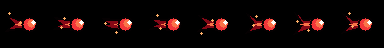
#> input picture Assets/Resources/VFX/FireGod/FireGodFlameProjectile.png, 384 x 48 px
$ python Test-FireGodVfx.py
#> lines starting #> are read from the running program, lines starting #| are printed output that depends on the picture; after the words box and inside, x2 and y2 are one past the last pixel; in counts of white or black regions, pixels touching at a corner belong together
from pathlib import Path

import cv2
import numpy as np


ROOT = Path(__file__).resolve().parents[1]
VFX = ROOT / "Assets/Resources/VFX/FireGod"
SHEETS = {
    "FireGodFlameProjectile.png": (48, 48, 8, 7.0),
    "FireGodFlameImpact.png": (64, 64, 8, 3.0),
    "FireGodAshOne.png": (32, 32, 8, 4.0),
    "FireGodAshTwo.png": (32, 32, 8, 2.0),
    "FireGodAshSigil.png": (64, 64, 8, 2.0),
    "FireGodAshWarning.png": (64, 64, 6, 2.0),
    "FireGodAshDetonation.png": (96, 96, 10, 3.0),
    "FireGodHellfireImpact.png": (128, 128, 12, 5.0),
    "FireGodMagmaLoop.png": (128, 128, 8, 4.0),
    "FireGodMagmaBurst.png": (128, 128, 10, 5.0),
    "FireGodCrimsonGaleCore.png": (256, 160, 48, 105.0),
    "FireGodCrimsonGaleRibbon.png": (256, 160, 48, 110.0),
    "FireGodCrimsonGaleSparks.png": (256, 160, 48, 145.0),
    "FireGodCrimsonGaleImpact.png": (256, 160, 48, 150.0),
    "FireGodCrimsonGaleResidue.png": (256, 160, 48, 3.0),
    "FireGodScorchLoop.png": (192, 128, 8, 5.0),
    "FireGodFirestormConvert.png": (192, 192, 10, 12.0),
    "FireGodFirestormLoop.png": (192, 192, 8, 8.0),
    "FireGodFlameShieldSpawn.png": (96, 96, 8, 4.0),
    "FireGodFlameShieldLoop.png": (96, 96, 8, 4.0),
    "FireGodFlameShieldBreak.png": (96, 96, 6, 6.0),
    "FireGodHeatAura.png": (96, 96, 8, 4.0),
    "FireGodEmberProjectile.png": (48, 48, 8, 7.0),
    "FireGodEmberIgnite.png": (64, 64, 6, 4.0),
    "FireGodAshDissolve.png": (96, 96, 10, 18.0),
}

SPECTACLE_SHEETS = {
    filename for filename in SHEETS if filename.startswith("FireGodCrimsonGale")
}


def main():
    spectacle_colors = []
    for filename, (width, height, count, max_center_drift) in SHEETS.items():
        path = VFX / filename
        assert path.exists(), f"Missing VFX sheet: {path}"
        image = cv2.imread(str(path), cv2.IMREAD_UNCHANGED)
#> image is the input picture: shape (48, 384, 4); mean B, G, R, A 5.8, 6.5, 18.6, 40.8
        assert image is not None and image.shape == (height, width * count, 4), (
            f"{filename} must be {width * count}x{height} RGBA"
        )

        centers = []
        for index in range(count):
            frame = image[:, index * width:(index + 1) * width]
            alpha = frame[:, :, 3]
            points = np.argwhere(alpha > 0)
            assert len(points) >= 4, f"{filename} frame {index} is empty"
            centers.append(points.mean(axis=0))

            colored = frame[alpha > 0, :3]
            if filename in SPECTACLE_SHEETS:
                spectacle_colors.append(colored)
            else:
                assert np.all(colored[:, 2] >= colored[:, 1]), f"{filename} contains non-fire hues"
                assert np.all(colored[:, 2] >= colored[:, 0]), f"{filename} contains non-fire hues"
#> this loop made 8 passes
#> pass 1, in main, `frame = image[:, index * width:(index + 1) * width]`:
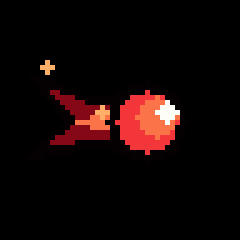
#> frame: shape (48, 48, 4) (shown 5 times larger); mean B, G, R, A 5.7, 6.5, 18.4, 40.6
#> pass 1, in main, `alpha = frame[:, :, 3]`:
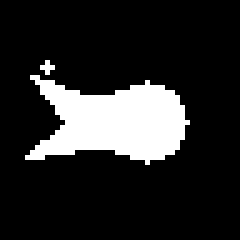
#> alpha: shape (48, 48) (shown 5 times larger); 15.9% white; 2 white regions (1 under 20 px), largest, box (x1, y1, x2, y2) and area: (5, 15, 38, 33) 362
#> pass 2, in main, `alpha = frame[:, :, 3]`:
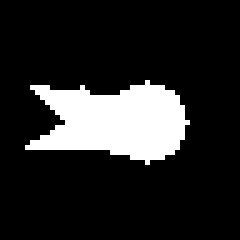
#> alpha: shape (48, 48) (shown 5 times larger); 15.5% white; 1 white region, box (x1, y1, x2, y2) and area: (5, 16, 38, 33) 357
#> after the loop, centers = [[23.77, 22.25], [23.85, 22.64], [24.01, 22.6], [23.78, 22.56], [24.04, 22.25], [23.97, 22.14], [24.24, 21.86], [23.93, 22.1]]; spectacle_colors = []

        centers = np.asarray(centers)
        drift = np.linalg.norm(centers - np.median(centers, axis=0), axis=1).max()
#> drift = 0.485
        assert drift <= max_center_drift, f"{filename} center drifts {drift:.2f}px"
#> pass 2 of the loop in main, `for filename, (width, height, count, max_center_drift) in SHEETS.items..`:
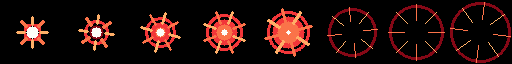
#> input picture Assets/Resources/VFX/FireGod/FireGodFlameImpact.png, 512 x 64 px
#> in main, image is the input picture: shape (64, 512, 4); mean B, G, R, A 12.1, 15, 38.7, 49.7
#> the loop in main, `for index in range(count):` made 8 passes
#> pass 1, in main, `alpha = frame[:, :, 3]`:
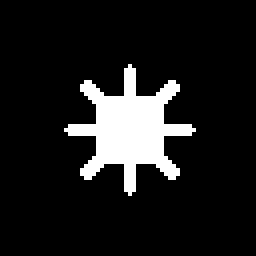
#> alpha: shape (64, 64) (shown 4 times larger); 11.1% white; 1 white region, box (x1, y1, x2, y2) and area: (16, 16, 49, 49) 453
#> pass 2, in main, `alpha = frame[:, :, 3]`:
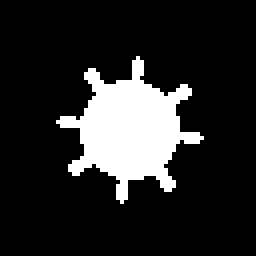
#> alpha: shape (64, 64) (shown 4 times larger); 15.4% white; 1 white region, box (x1, y1, x2, y2) and area: (14, 14, 51, 51) 629
#> after the loop in main, `for index in range(count):`: centers = [[32, 32], [32, 32], [32.02, 31.99], [31.98, 31.97], [32.02, 32], [32.05, 32.08], [32.05, 32.07], [32.01, 31.98]]
#> drift = 0.0916
#> pass 3 of the loop in main, `for filename, (width, height, count, max_center_drift) in SHEETS.items..`:
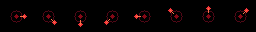
#> input picture Assets/Resources/VFX/FireGod/FireGodAshOne.png, 256 x 32 px
#> in main, image is the input picture: shape (32, 256, 4); mean B, G, R, A 1.9, 1.4, 7.8, 18.4
#> the loop in main, `for index in range(count):` made 8 passes
#> pass 1, in main, `alpha = frame[:, :, 3]`:
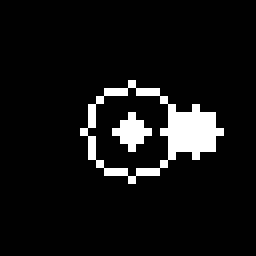
#> alpha: shape (32, 32) (shown 8 times larger); 7.2% white; 2 white regions (1 under 20 px), largest, box (x1, y1, x2, y2) and area: (10, 10, 28, 23) 61
#> pass 2, in main, `alpha = frame[:, :, 3]`:
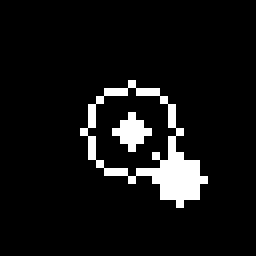
#> alpha: shape (32, 32) (shown 8 times larger); 7.2% white in thin lines or dots, all inside (x1, y1, x2, y2) = (10, 10, 26, 26)
#> after the loop in main, `for index in range(count):`: centers = [[16, 19.11], [18.34, 18.34], [19.11, 16], [18.34, 13.66], [16, 12.89], [13.66, 13.66], [12.89, 16], [13.66, 18.34]]
#> drift = 3.31
#> the loop made 7 passes; the first 3 are shown

    colors = np.vstack(spectacle_colors)
    blue, green, red = colors[:, 0], colors[:, 1], colors[:, 2]
    assert np.any((red > green + 35) & (red > blue + 20)), "Crimson Gale lacks warm fire"
    assert np.any((red > green + 35) & (blue > green + 35)), "Crimson Gale lacks violet energy"
    assert np.any((blue > red + 50) & (green > red + 50)), "Crimson Gale lacks cyan sparks"

    impact = cv2.imread(str(VFX / "FireGodCrimsonGaleImpact.png"), cv2.IMREAD_UNCHANGED)
    for index in range(22, 25):
        frame = impact[:, index * 256:(index + 1) * 256]
        opaque_ratio = np.count_nonzero(frame[:, :, 3] > 0) / (256 * 160)
        white_ratio = np.count_nonzero(
            (frame[:, :, 0] > 220) & (frame[:, :, 1] > 220) &
            (frame[:, :, 2] > 220) & (frame[:, :, 3] > 0)
        ) / (256 * 160)
        assert opaque_ratio >= 0.55, f"Crimson Gale flash {index} covers only {opaque_ratio:.1%}"
        assert white_ratio >= 0.18, f"Crimson Gale flash {index} lacks white-hot exposure"

    ribbon = cv2.imread(str(VFX / "FireGodCrimsonGaleRibbon.png"), cv2.IMREAD_UNCHANGED)
    silhouette_coverage = []
    for index in range(12, 22):
        frame = ribbon[:, index * 256:(index + 1) * 256]
        silhouette_coverage.append(np.count_nonzero(frame[:, :, 3] > 0) / (256 * 160))
    assert max(silhouette_coverage) >= 0.28, "Crimson Gale lacks a battlefield-scale silhouette"

    print(f"Fire God VFX asset check passed: {len(SHEETS)} sheets")


if __name__ == "__main__":
#> (the run stopped early here; a loop or call above may not have finished)
